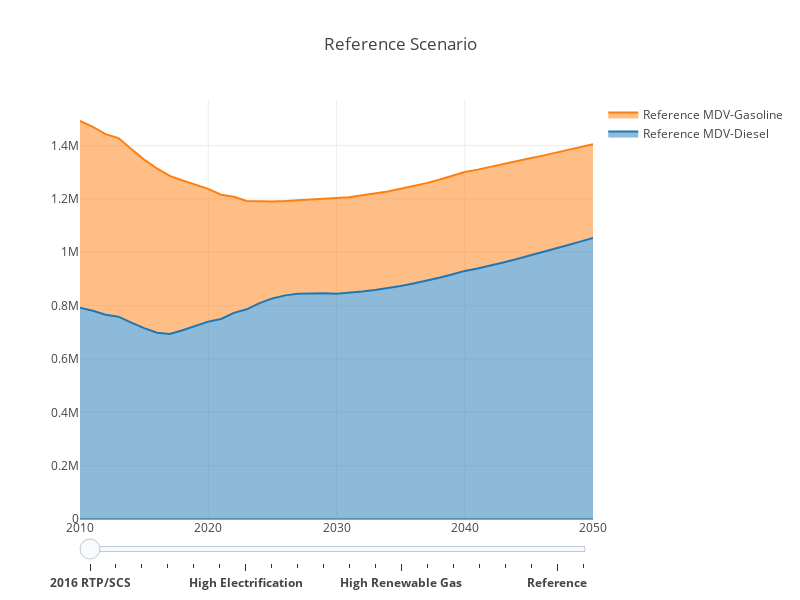
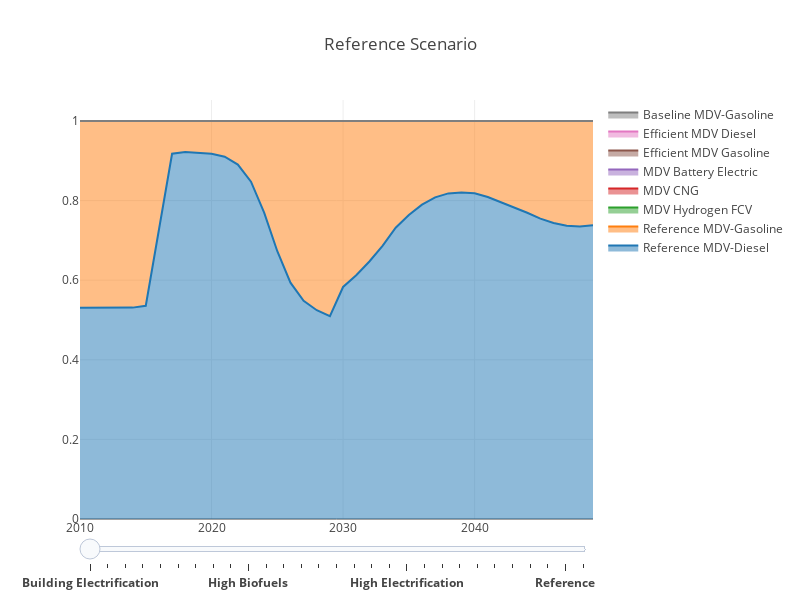

Here is the notebook cell these charts were saved with, in order:
### Code cell
app_list = ['COM_AC', 'COM_LT', 'COM_SH', 'COM_WH', 'HDV', 'LDV', 'MDV', 'RES_CA', 'RES_HS', 'RES_LI', 'RES_SH', 'RES_WH']

plot_graphs('MDV')
